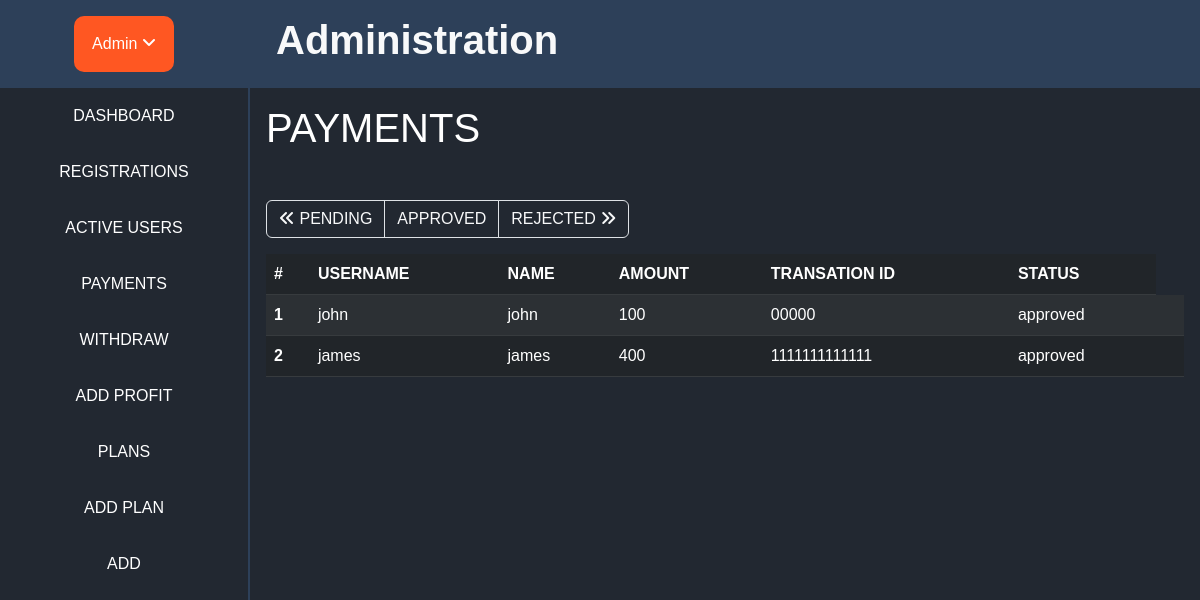
/moderator/payments/approved (signed in), run on an earlier commit of the app's database.
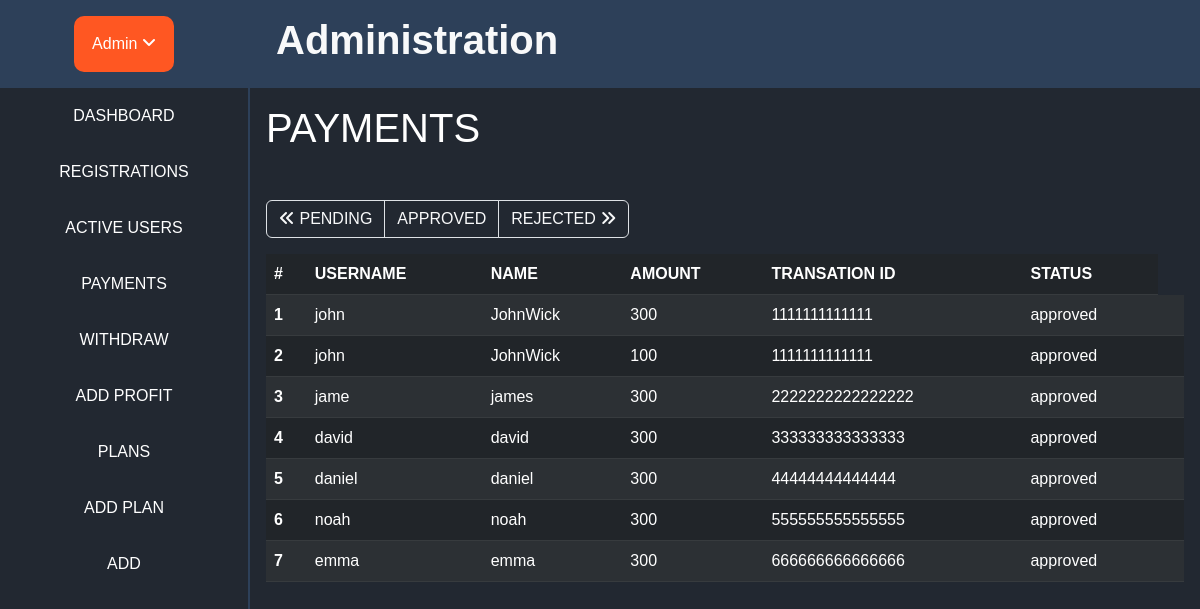
And on a later commit of the database.
### home/models.py (models this page shows)
class Payment(models.Model):
    user = models.ForeignKey(User, on_delete=models.CASCADE)
    transaction_name = models.CharField(max_length=100)
    transaction_id = models.CharField(max_length=100)
    transaction_amount = models.CharField(max_length=100)
    transaction_status = models.CharField(max_length=100)

### home/views.py (the view, shortened to what this page needs)
# urls.py: path('moderator/payments/<str:action>', login_required(views.ModPayments_view.as_view()), name='mod_payments'),
class ModPayments_view(View):
    def get(self,request, **kwargs):
        action = kwargs["action"]
        context = {
            "payments": models.Payment.objects.filter(transaction_status=action),
            "action": action,
        }
        return render(request, "mod/payments.html", context=context)

### templates/mod/payments.html (shortened to what this page needs)
{% extends 'mod/admbase.html' %}
{% block content%}
<div>
<h1> PAYMENTS </h1>
<br>
<nav>
  <ul class="pagination">
    <li class="page-item"><a class="page-link text-light"  style="background-color: #222831;" href="{% url 'mod_payments' action='pending' %}"><i class="fa-solid fa-angles-left"></i> PENDING</a></li>
    <li class="page-item"><a class="page-link text-light"  style="background-color: #222831;" href="{% url 'mod_payments' action='approved' %}"> APPROVED</a></li>
    <li class="page-item"><a class="page-link text-light"  style="background-color: #222831;" href="{% url 'mod_payments' action='rejected' %}"> REJECTED  <i class="fa-solid fa-angles-right"></i></a></li>
  </ul>
</nav>
<div style="overflow-y: scroll;">
<table class="table table-dark table-striped">
  <thead>
      <tr>
        <th scope="col">#</th>
        <th scope="col">USERNAME</th>
        <th scope="col">NAME</th>
        <th scope="col">AMOUNT</th>
        <th scope="col">TRANSATION ID</th>
        <th scope="col">STATUS</th>
      </tr>
    </thead>
    <tbody>
      {% for payment in payments %}
      <tr>
        <th scope="row">{{ forloop.counter }}</th>
        <td>{{ payment.user.username }}</td>
        <td>{{ payment.transaction_name }}</td>
        <td>{{ payment.transaction_amount }}</td>
        <td>{{ payment.transaction_id }}</td>
        <td>{{ payment.transaction_status }}</td>
        <td>
        </td>
      </tr>
      {% endfor %}
    </tbody>
  </table>
</div>
{% endblock %}

What changed in the data, as far as the page shows it:
changed Payment (number 1 of 7 on the later page): transaction_name "john" → "JohnWick"; transaction_amount "100" → "300"; transaction_id "00000" → "1111111111111"
now on this page (row edited): Payment: user.username "john", transaction_name "JohnWick", transaction_amount "100", transaction_id "1111111111111", transaction_status "approved"
added Payment: user.username "jame", transaction_name "james", transaction_amount "300", transaction_id "2222222222222222", transaction_status "approved"
now on this page (row edited): Payment: user.username "david", transaction_name "david", transaction_amount "300", transaction_id "333333333333333", transaction_status "approved"
now on this page (row edited): Payment: user.username "daniel", transaction_name "daniel", transaction_amount "300", transaction_id "44444444444444", transaction_status "approved"
changed Payment: user.username "james" → "noah"; transaction_name "james" → "noah"; transaction_amount "400" → "300"; transaction_id "1111111111111" → "555555555555555"
added Payment: user.username "emma", transaction_name "emma", transaction_amount "300", transaction_id "666666666666666", transaction_status "approved"
